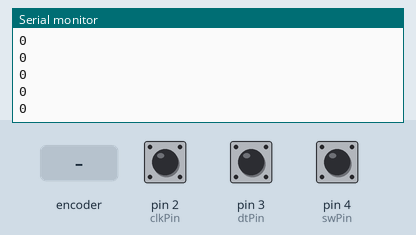
This sketch was run on a simulated Arduino Uno, built with avr-gcc and run on an emulated ATmega328P. Shown: the last lines printed to the serial monitor. The inputs (shaded band) are chosen by the test bench; at power-on: pin 2 (clkPin) HIGH, pin 3 (dtPin) HIGH, pin 4 (swPin) HIGH.

Above: at 1.2 s.
1.3 s: rotary encoder on pin 2 (clkPin) / pin 3 (dtPin) turned 1 step (first pin leading)
At 2.4 s:
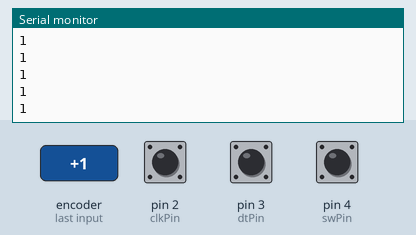
3.0 s: rotary encoder on pin 2 (clkPin) / pin 3 (dtPin) turned 1 step (first pin leading)
At 4.1 s:
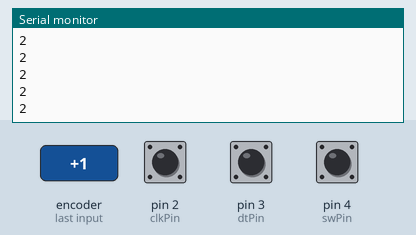
Timing chart, 0 to 6.0 s (numbered marks = the images above; inputs shaded):
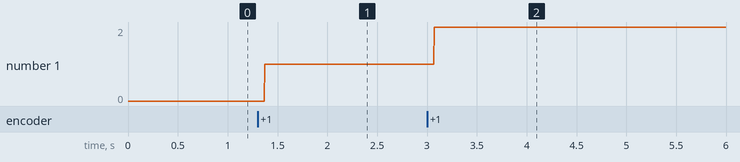

Measured:
- after the input at 1.3 s, the serial monitor: prints a new line after 0.07 s (image 1)
- after the input at 3.0 s, the serial monitor: prints a new line after 0.07 s (image 2)
- plotted number 1: 0 → 1 after the input at 1.3 s, 1 → 2 after the input at 3.0 s

The sketch:

lesson14_rotary_encoder.ino
```cpp
const int clkPin= 2;
const int dtPin= 3;
const int swPin= 4;

int encoderVal = 0;
int oldA = HIGH;

void setup() {
  pinMode(clkPin, INPUT);
  pinMode(dtPin, INPUT);
  pinMode(swPin, INPUT);
  digitalWrite(swPin, HIGH);
  Serial.begin(9600);
}

void loop() {
  int change = getEncoderTurn();
  encoderVal = encoderVal + change;
  if(digitalRead(swPin) == LOW) {
    encoderVal = 0;
  }
  Serial.println(encoderVal);
}

int getEncoderTurn() {
  int result = 0;
  int newA = digitalRead(clkPin);
  if (oldA == HIGH && newA == LOW) {
    int bVal = digitalRead(dtPin);
    result = (bVal == HIGH) ? 1 : -1;
  }
  oldA = newA;
  return result;
}
```
